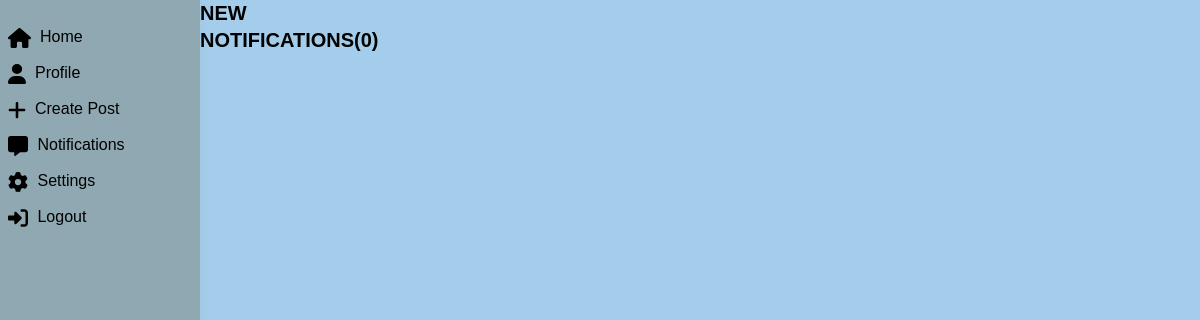
/notifications/ (signed in), run on an earlier commit of the app's database.
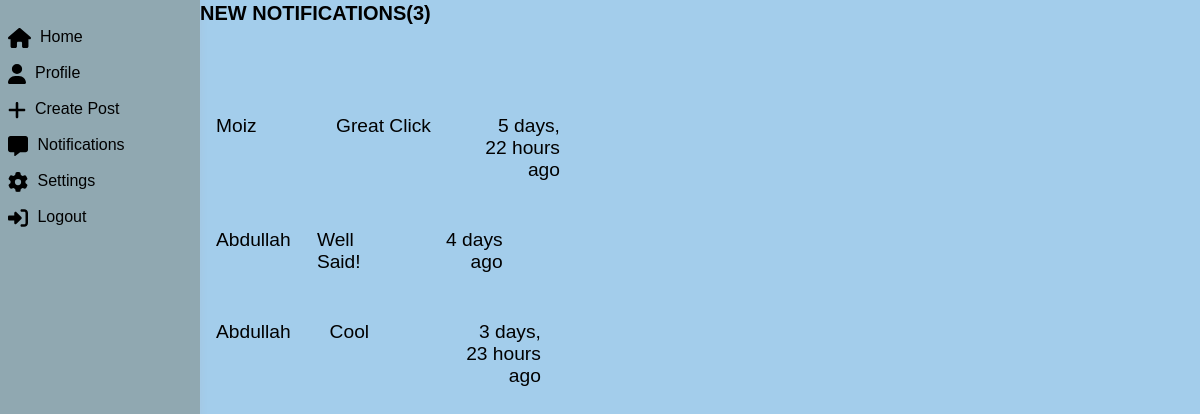
And on a later commit of the database.
### socialapp/models.py (models this page shows, shortened)
class Comment(models.Model):
    owner = models.ForeignKey(User, on_delete=models.CASCADE)
    body = models.TextField()
    post = models.ForeignKey(Post, on_delete=models.CASCADE)
    updated = models.DateTimeField(auto_now=True)
    created = models.DateTimeField(auto_now_add=True)

class User(AbstractUser):
    name = models.CharField(max_length=200, null=True)
    username = models.CharField(max_length=200, unique=True, null=True)
    email = models.EmailField(unique=True, null=True)
    bio = models.TextField(null=True, blank=True)
    address = models.CharField(max_length=200, null=True, blank=True)
    gender = models.ForeignKey('Gender',null=True ,on_delete=models.CASCADE)
    phone_number = models.IntegerField(null=True, blank=True)
    profile_pic = models.ImageField(null=True, default="avatar.svg")

### socialapp/views.py (the view)
# urls.py: path('notifications/', views.notifications, name='notifications'),
@login_required(login_url='login')
def notifications(request):
    user = request.user
    user_posts = user.post_set.all()
    notifications = Comment.objects.filter(post__in=user_posts).exclude(owner=user)
    context = {'notifications': notifications}
    return render(request, 'socialapp/notifications.html', context)

### socialapp/templates/socialapp/notifications.html
{% extends 'main.html' %}
{% block content %}
<main class="inbox my-xl">
  <div class="content-box">
    <h3 class="inbox__title">New Notifications(<span>{{notifications.count}}</span>)</h3>
    <ul class="messages">
      {% for notification in notifications %}
      <li class="message message--unread">
        <a href="{% url 'post' notification.post.id %}">
          <span class="message__author">{{notification.owner.name}}</span>
          <span class="message__subject">{{notification.body}}</span>
          <span class="message__date">{{notification.created |timesince}} ago</span>
        </a>
      </li>
      {% endfor %}
    </ul>
  </div>
</main>
{% endblock content %}

### templates/main.html (shortened to what this page needs)
{% load static %}
<!DOCTYPE html>
<html lang="en">
<head>
  <link rel="stylesheet" href="{% static 'css/main.css' %}">
  <link rel="stylesheet" href="https://cdnjs.cloudflare.com/ajax/libs/font-awesome/5.15.3/css/all.min.css" />
</head>
<body>
</body>
</html>
{% include "navbar.html" %}
{% block content %}
  {% endblock content %}
</html>

### templates/navbar.html
{% load static %}
<div class="navbar">
  <a href="{% url 'home' %}">
    <img src="{% static 'images/house-solid.svg' %}" />
    Home
  </a>
  {% if request.user.is_authenticated %}
  <a href="{% url 'profile' request.user.id %}">
  <img src="{% static 'images/user-solid.svg' %}" />
      Profile
    </a>
    <a href="{% url 'create-Post' %}">
      <img src="{% static 'images/plus-solid.svg' %}" />
      Create Post
    </a>
    <a href="{% url 'notifications' %}">
      <img src="{% static 'images/message-solid.svg' %}" />
      Notifications
    </a>
    <a href="#">
      <img src="{% static 'images/gear-solid.svg' %}" />
      Settings
    </a>
    <a href="{% url 'logout' %}">
      <img src="{% static 'images/right-to-bracket-solid.svg' %}" />
      Logout
    </a>
  {% else %}
    <a href="{% url 'login' %}">
      <img src="{% static 'images/right-to-bracket-solid.svg' %}" />
      Login
    </a>
  {% endif %}
</div>

### static/css/main.css (style rules this page uses)
* { margin: 0; padding: 0; }
body { margin: 0; font-family: Arial, sans-serif; display: flex; background-color: hsl(205, 64%, 78%); }
.navbar { width: 200px; background-color: rgba(111, 103, 76, 0.369); height: 100vh; color: white; padding-top: 20px; box-shadow: 2px 0 5px rgba(187, 169, 169, 0.1); }
.navbar a { text-decoration: none; color: white; padding: 10px; display: block; transition: background 0.3s; }
.navbar a img { max-height: 20px; vertical-align: middle; margin-right: 5px; }
.navbar a { padding: 8px; text-decoration: none; color: black; }
h3 { color: #490057; align-self: stretch; margin-right: -20px; width: 100%; font: 700 20px/27px Nunito, sans-serif; }
.inbox { height: 90vh; }
.inbox__title { font-size: 2.rem; font-weight: 700; color: var(--color-sub); text-transform: uppercase; text-align: left; margin-bottom: 3rem; }
.inbox__title span { color: var(--color-main); }
.messages { list-style: none; background: var(--color-white); padding: 1rem; border: 2px solid var(--color-light); border-radius: 0.7rem; }
.message { display: flex; justify-content: space-between; align-items: center; padding: 1.5rem 0; border-bottom: 2px solid var(--color-white-light); }
.message > a { display: flex; gap: 1rem; text-decoration: none; color: var(--color-main); }
.message--unread a span { font-weight: 700; color: var(--color-sub); }
.message__author, .message__subject, .message__date { flex-basis: 30%; }
.message__date { text-align: right; }
.message > a span { font-size: 1.2rem; font-weight: 500; }

What changed in the data, as far as the page shows it:
now on this page (row edited): Comment: owner.name "Moiz", body "Great Click", created "5 days, 22 hours"
added Comment: owner.name "Abdullah", body "Well Said!", created "4 days"
added Comment: owner.name "Abdullah", body "Cool", created "3 days, 23 hours"
Also different on the page:
{{ notifications.count }}: "0" → "3"
